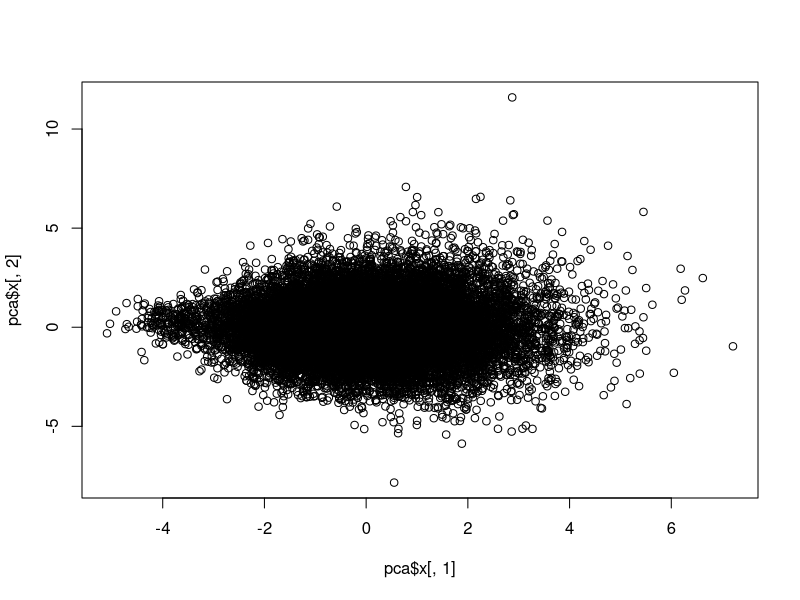
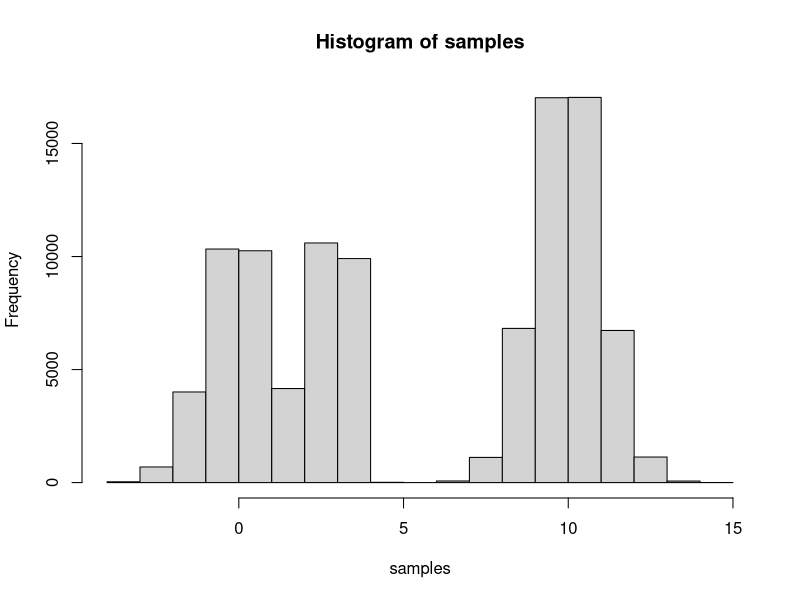

These figures' R source, in order:

# Code based that found in the cydar blurb found at:
# http://bioconductor.org/packages/release/bioc/html/cydar.html

ncells <- 20000 # Number of cells
nda <- 200 # Number of cells in differentially expressed population
nmarkers <- 31 # Number of markers 
down_pos <- 1.8 # Mean of one of the differentially expressed population
up_pos <- 1.2 # Mean of other differentially expressed population

conditions <- rep(c("A", "B"), each=3)

combined <- rbind(matrix(rnorm(ncells*nmarkers, 1.5, 0.6), ncol=nmarkers),
                  matrix(rnorm(nda*nmarkers, down_pos, 0.3), ncol=nmarkers),
                  matrix(rnorm(nda*nmarkers, up_pos, 0.3), ncol=nmarkers))

combined[,31] <- rnorm(nrow(combined), 1, 0.5) # last marker is a QC marker.

combined <- 2^combined # raw intensity values

sample_id <- c(sample(length(conditions), ncells, replace=TRUE), 
               sample(which(conditions=="A"), nda, replace=TRUE), # Make the different population 'biological'
               sample(which(conditions=="B"), nda, replace=TRUE)) 

colnames(combined) <- paste0("Marker", seq_len(nmarkers))

head(combined)

pca <- prcomp(combined)

plot(pca$x[,1], pca$x[,2])

# Code taken from:
#https://stats.stackexchange.com/questions/70855/generating-random-variables-from-a-mixture-of-normal-distributions


N <- 100000
num_comp <- 3 # Number of components
probs <- c(0.3,0.5,0.2) # Proabability of each component

components <- sample(1:num_comp, prob=probs, size=N, replace=TRUE)

mus <- c(0,10,3) # Means
sds <- sqrt(c(1,1,0.1)) # Standard deviations

samples <- rnorm(N)*sds[components]+mus[components]

hist(samples)

